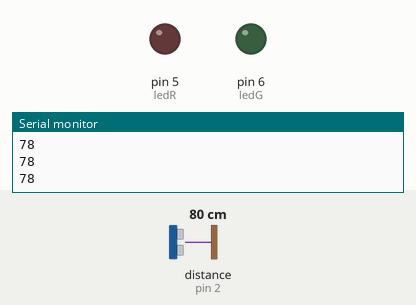
Simulated run of this sketch. Board: Arduino Uno, built with avr-gcc and run on an emulated ATmega328P. Shown: output pins drawn as LEDs (lit = HIGH), the last lines printed to the serial monitor. Wiring (inferred from the names in the program): ultrasonic range finder: trigger pin 4; echo pin 2. Inputs (shaded band) come from the test bench; at power-on: distance to the obstacle (sensor on pin 2) 80 cm. The echo pulse lasts 58.3 µs per cm; pins used as bus, display or sensor lines are not drawn.

Above: at 1.2 s.
1.3 s: distance to the obstacle (sensor on pin 2) set to 28 cm
2.8 s: distance to the obstacle (sensor on pin 2) set to 24 cm
At 2.95 s:
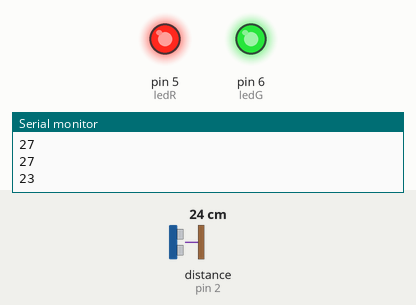
5.8 s: distance to the obstacle (sensor on pin 2) set to 7 cm
At 5.98 s:
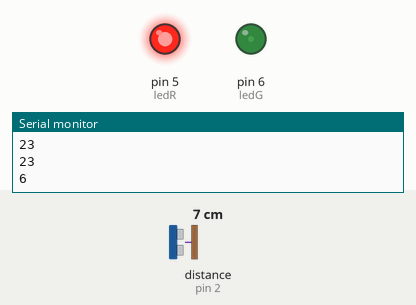
8.8 s: distance to the obstacle (sensor on pin 2) set to 4 cm
At 9.0 s:
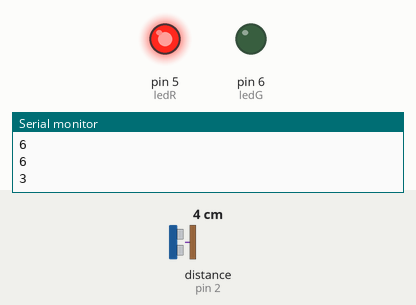
11.8 s: distance to the obstacle (sensor on pin 2) set to 18 cm
At 12.01 s:
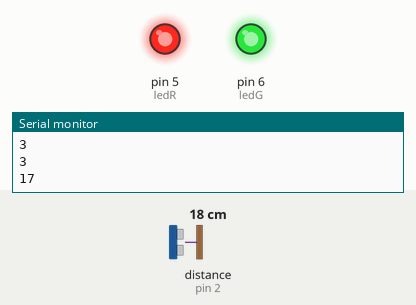
14.8 s: distance to the obstacle (sensor on pin 2) set to 2 cm
At 15.03 s:
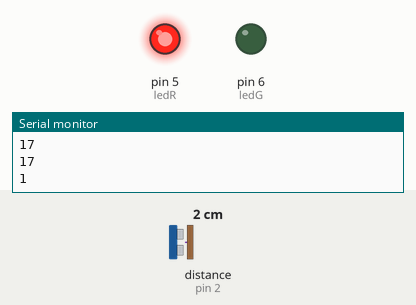
Timing chart, 0 to 17.8 s (numbered marks = the images above; inputs shaded):
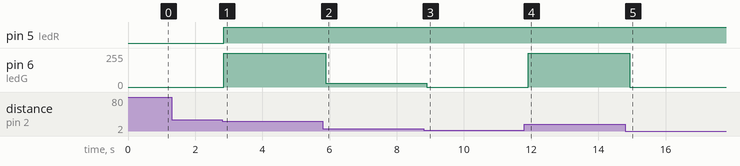

The sketch:

Ejercicio_10.ino
```cpp
#define pinTrig 4
#define pinEcho 2
#define ledR 5
#define ledG 6
long cm, distancia;

void setup()
{
  Serial.begin(9600);
  pinMode(pinTrig, OUTPUT);
  pinMode(pinEcho, INPUT);
  //pinMode(ledR, OUTPUT);
  digitalWrite(pinTrig, LOW);
}

void loop()
{
  digitalWrite(pinTrig, HIGH);
  delayMicroseconds(10);
  digitalWrite(pinTrig, LOW);
  digitalWrite(ledR, LOW);
  digitalWrite(ledG, LOW);
  distancia = pulseIn(pinEcho, HIGH);
  cm = distancia*0.034/2;
  Serial.println(cm);
  if (cm < 5){
    digitalWrite(ledR, HIGH);
  }else if(cm < 10){
    analogWrite(ledG, 30);
    analogWrite(ledR, 255);
  }else if(cm < 25){
    analogWrite(ledG, 255);
    analogWrite(ledR, 255);
  }else{
    analogWrite(ledR, 0);
  }
  delay(200);
}
```

Measured:
- the behaviour switches between 26 and 25 cm on distance to the obstacle (sensor on pin 2) (found by bisection; images 0 and 1)
- after the input at 2.8 s, pin 5 (ledR): LOW → HIGH after 0.06 s; pin 6 (ledG): 0/255 → 255/255 after 0.06 s
- after the input at 5.8 s, pin 6 (ledG): 255/255 → 30/255 after 0.09 s
- after the input at 8.8 s, pin 6 (ledG): 30/255 → 0/255 after 0.10 s
- after the input at 11.8 s, pin 6 (ledG): 0/255 → 255/255 after 0.11 s
- after the input at 14.8 s, pin 6 (ledG): 255/255 → 0/255 after 0.14 s
